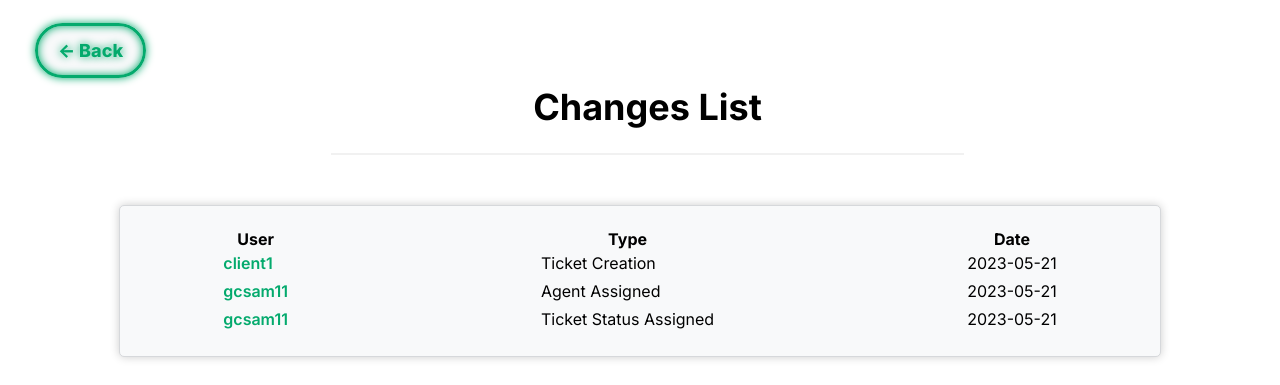
The app's page /pages/changes_list.php?id=3 (signed in), older data.
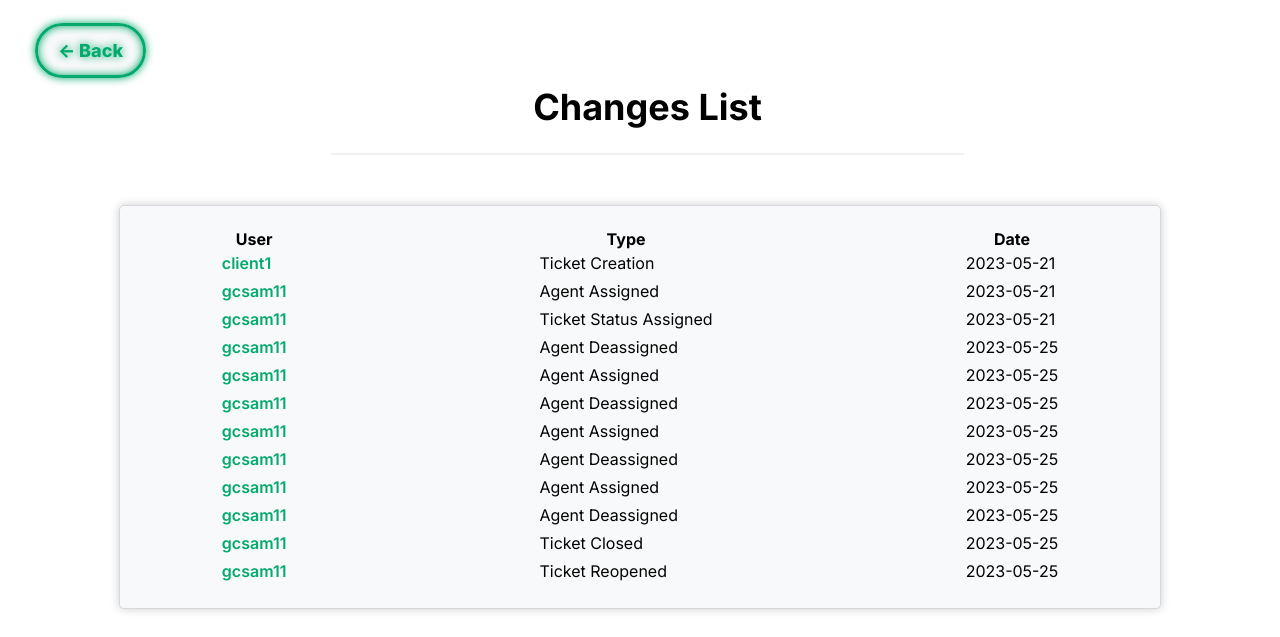
The same page, newer data.
### tables this page shows
CREATE TABLE TICKET_CHANGES(
    ticket_changes_id INTEGER PRIMARY KEY AUTOINCREMENT,
    ticket_id INT NOT NULL,
    user_id INT NOT NULL,
    date DATE NOT NULL,
    type VARCHAR(255) NOT NULL,
    FOREIGN KEY(ticket_id) REFERENCES TICKET(ticket_id) ON DELETE CASCADE ON UPDATE CASCADE,
    FOREIGN KEY(user_id) REFERENCES USER(user_id) ON DELETE CASCADE ON UPDATE CASCADE
);

CREATE TABLE USER (
    user_id INTEGER PRIMARY KEY AUTOINCREMENT,
    department_id INT,
    name VARCHAR(255) NOT NULL,
    username VARCHAR(8) NOT NULL UNIQUE,
    email VARCHAR(255) NOT NULL UNIQUE,
    password VARCHAR(255) NOT NULL,
    type VARCHAR(10) NOT NULL DEFAULT 'Client' CHECK (type = 'Agent' OR type = 'Admin' OR type = 'Client'),
    gender VARCHAR(10) DEFAULT 'None' CHECK(gender = 'Male' or gender = 'Female' or gender = 'Other' or gender = 'None'),
    FOREIGN KEY(department_id) REFERENCES DEPARTMENT(department_id) ON DELETE CASCADE ON UPDATE CASCADE
);

### pages/changes_list.php (the view, shortened to what this page needs)
<?php
    include '../database/checkSession.php';
?>
<!DOCTYPE html>
<html>
<head>
	<link rel="stylesheet" href="../css/changes_list.css">
</head>
    <body>
        <div class="header_div">
            <a class="backbtn" href="../pages/ticket.php?id=<?php echo $_GET['id'];?>"> <- Back</a>
            <header>
                <h1>Changes List</h1>
                <hr>
            </header>
        </div>
        <div class="box">
            <table>
                <tr>
                    <th>User</th>
                    <th>Type</th>
                    <th>Date</th>
                </tr>
                <?php
                    $stmt = $db->prepare('SELECT * FROM TICKET_CHANGES WHERE ticket_id = :ticket_id ORDER BY date');
                    $stmt->bindParam(':ticket_id', $_GET['id']);
                    $stmt->execute();
                    while($row12 = $stmt -> fetch()){
                        $stmt2 = $db->prepare('SELECT * FROM USER WHERE user_id = :user_id');
                        $stmt2->bindParam(':user_id', $row12['user_id']);
                        $stmt2->execute();
                        $row20 = $stmt2->fetch();
                        echo '<tr>
                        <td><a id="username" href="../pages/profile_viewer.php?id='.$row20['user_id'].'">'.$row20['username'].'</a></td>
                        <td id="type">'.$row12['type'].'</td>
                        <td id="date">'.$row12['date'].'</td>
                        </tr>';
                    }
                ?>
            </table>
        </div>
    </body>
</html>

Row changes from the older to the newer data that the page shows:
added ticket_changes: user.username "gcsam11", type "Agent Deassigned", date "2023-05-25"
added ticket_changes: user.username "gcsam11", type "Agent Assigned", date "2023-05-25"
added ticket_changes: user.username "gcsam11", type "Agent Deassigned", date "2023-05-25"
added ticket_changes: user.username "gcsam11", type "Agent Assigned", date "2023-05-25"
added ticket_changes: user.username "gcsam11", type "Agent Deassigned", date "2023-05-25"
added ticket_changes: user.username "gcsam11", type "Agent Assigned", date "2023-05-25"
added ticket_changes: user.username "gcsam11", type "Agent Deassigned", date "2023-05-25"
added ticket_changes: user.username "gcsam11", type "Ticket Closed", date "2023-05-25"
added ticket_changes: user.username "gcsam11", type "Ticket Reopened", date "2023-05-25"
